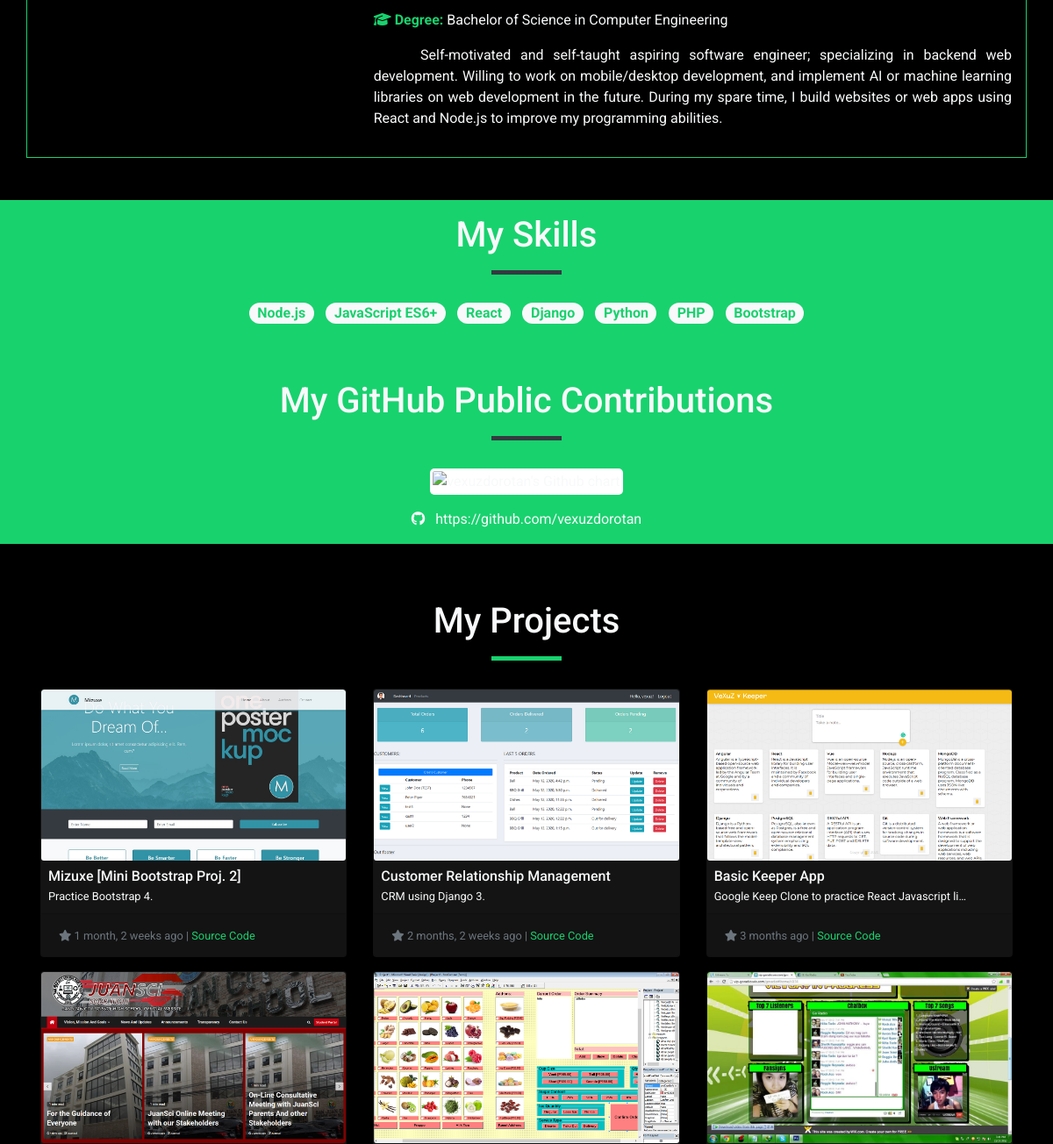
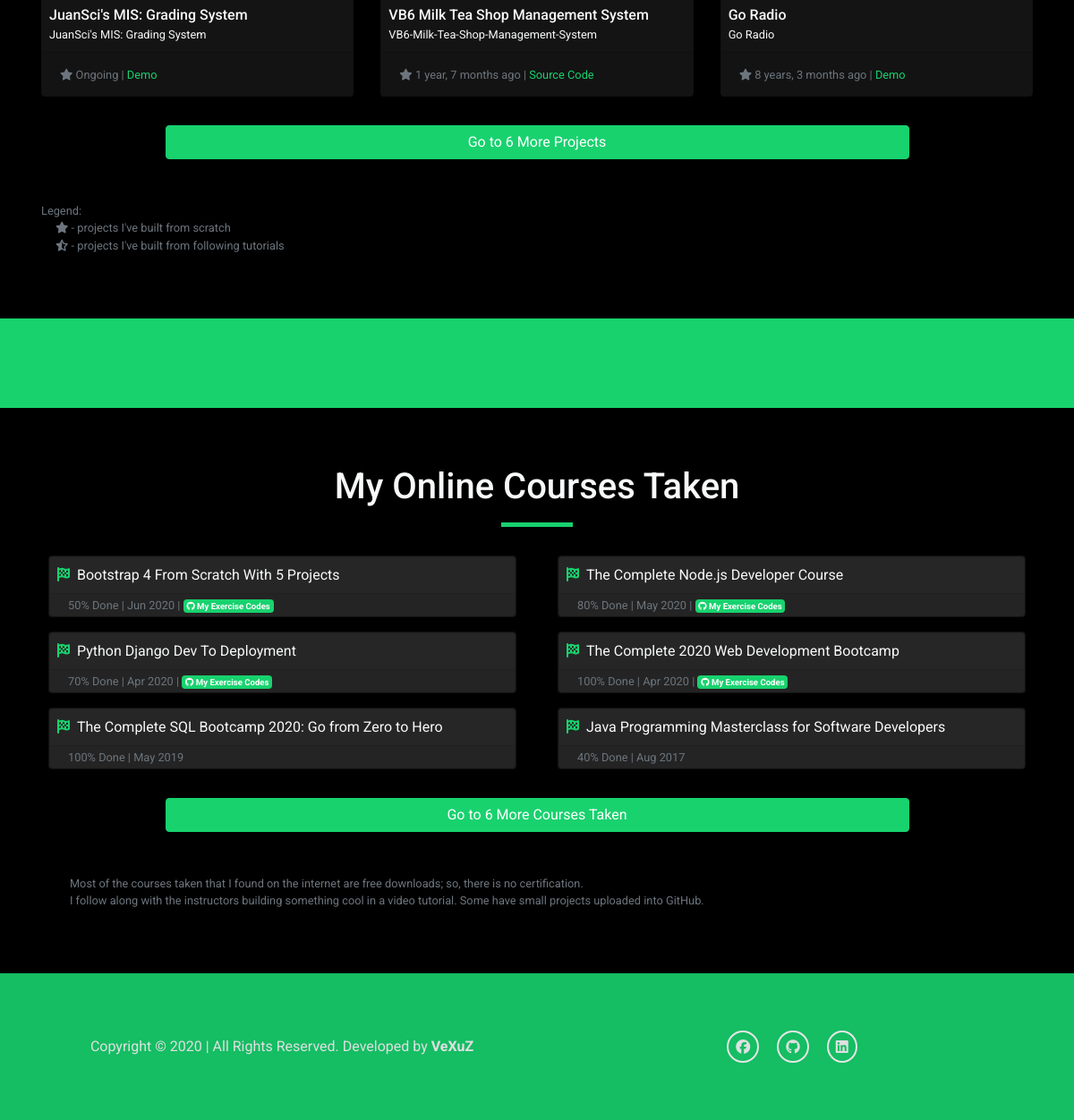
/ (lower part), run on an earlier commit of the app's database (2 pictures, top to bottom).
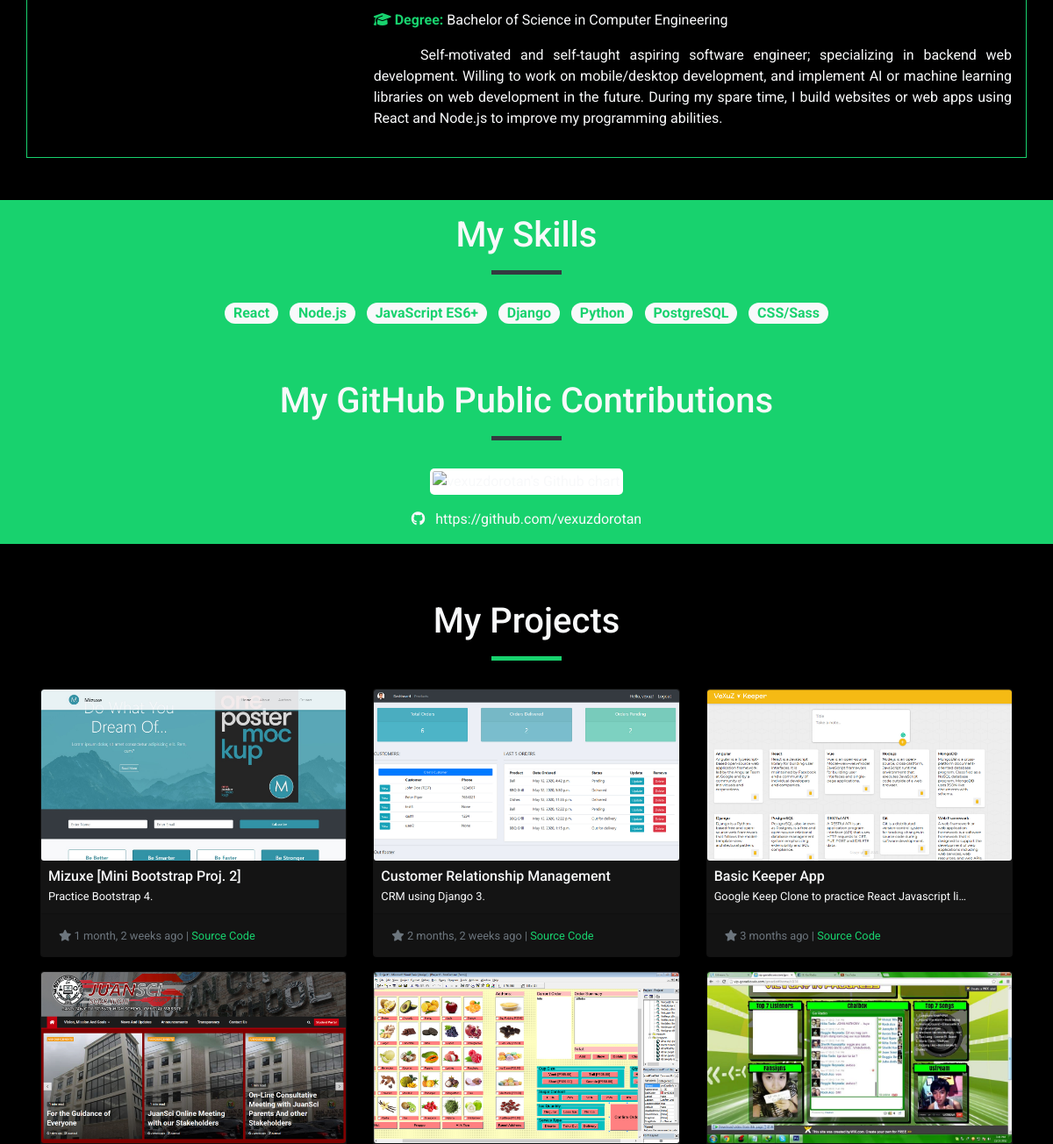
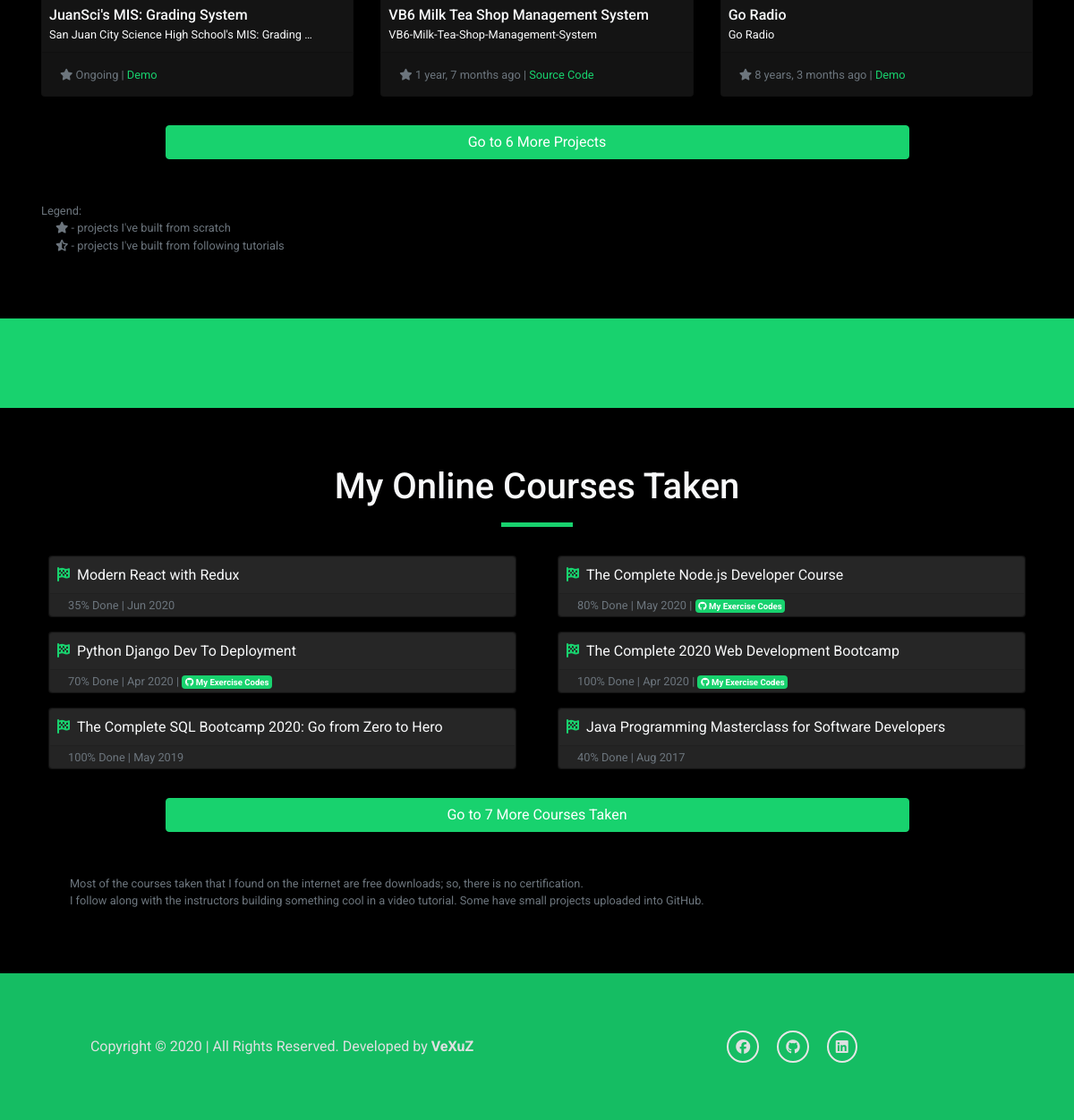
And on a later commit of the database (2 pictures, top to bottom).
### portfolio/models.py (models this page shows, shortened)
class Technology(models.Model):
    title = models.CharField(max_length=50)
    rank = models.IntegerField(blank=True)
    show = models.BooleanField(default=True)

class Portfolio(models.Model):
    title = models.CharField(max_length=50)
    description = models.TextField()
    photo = models.ImageField(upload_to='portfolio')
    github_link = models.URLField(blank=True)
    website_link = models.URLField(blank=True)
    date_added = models.DateField()
    ongoing = models.BooleanField(default=True)
    show = models.BooleanField(default=True)
    show_to_home = models.BooleanField(default=True)
    from_scratch = models.BooleanField(default=True)
    tags = models.ManyToManyField(Technology, blank=True)

### course/models.py (models this page shows, shortened)
class Course(models.Model):
    PLATFORM = (
        ('Udemy', 'Udemy'),
        ('YouTube', 'YouTube'),
    )
    title = models.CharField(max_length=100)
    description = models.CharField(max_length=255)
    instructor = models.CharField(max_length=50)
    category = models.CharField(max_length=50, choices=PLATFORM)
    link = models.URLField()
    image = models.URLField()
    show = models.BooleanField(default=True)
    show_to_home = models.BooleanField(default=True)
    date = models.DateField(auto_now_add=False)
    completed = models.IntegerField()
    code = models.URLField(blank=True)

### portfolio/views.py (the view)
# urls.py: path('', views.index, name='index')
def index(request):
    technologies = Technology.objects.order_by('-rank').filter(show=True)
    applications = Application.objects.order_by('-rank').filter(show=True)
    projects = Portfolio.objects.order_by(
        '-date_added').filter(show_to_home=True)
    projects_count = Portfolio.objects.count()
    projects_count_more = projects_count - 6
    paginator = Paginator(projects, 6)
    page_number = request.GET.get('page')
    page_obj = paginator.get_page(page_number)
    courses = Course.objects.all().order_by(
        '-date').filter(show_to_home=True)[:6]
    courses_count = Course.objects.count()
    courses_count_more = courses_count - 6
    return render(request, 'portfolio/index.html', {
        'technologies': technologies,
        'applications': applications,
        'projects': page_obj,
        'projects_count': projects_count,
        'projects_count_more': projects_count_more,
        'nav': request.resolver_match.url_name,
        'courses': courses,
        'courses_count': courses_count,
        'courses_count_more': courses_count_more,
    })

### templates/portfolio/index.html (shortened to what this page needs)
{% extends 'base.html' %}
{% block content %}
  {% include 'portfolio/about.html' %}
  {% include 'portfolio/parallax-a.html' %}
  {% include 'portfolio/projects.html' %}
  {% include 'portfolio/parallax-b.html' %}
  {% include 'portfolio/courses.html' %}
{% endblock %}

### templates/portfolio/parallax-a.html (shortened to what this page needs)
{% load static %}
    <section class="vex-parallax bg-primary my-5 p-3">
      <div class="container">
        <div class="tech-stack mb-5">
          <h1 class="text-center mb-3">My Skills</h1>
          <div class="vex-line vex-line-parallax bg-dark"></div>
          <div class="skill-grid">
            {% for tech in technologies %}
              <span class="badge badge-pill badge-light text-primary">{{ tech.title }}</span>
            {% endfor %}
          </div>
        </div>
        <div class="github-contrib">
          <h1 class="text-center mb-3">My GitHub Public Contributions</h1>
          <div class="vex-line vex-line-parallax bg-dark"></div>
          <div class="row align-items-center justify-content-center text-center">
            <div class="col">
              <img src="https://ghchart.rshah.org/vexuzdorotan" alt="vexuzdorotan's Github chart" style="width: 100%;" />
              <div class="mt-3">
                <a
                  href="https://github.com/vexuzdorotan"
                  target="blank"
                  class="fab fa-github mr-2 text-light"
                  aria-hidden="true"
                  ></a>
                <a href="https://github.com/vexuzdorotan" target="blank" class="text-light mt-3">https://github.com/vexuzdorotan</a>
              </div>
            </div>
          </div>
        </div>
      </div>
    </section>

### templates/portfolio/projects.html (shortened to what this page needs)
{% load static %}
    <section id="project" class="project">
      <div class="container mt-5 p-3 vex-container-black">
        <h1 class="text-center mb-3">My Projects</h1>
        <div class="vex-line bg-primary"></div>
        <div class="row row-cols-1 row-cols-md-2 row-cols-lg-3">
          {% for project in projects %}
          <div class="col mb-3">
            <div class="card text-dark">
              <div class="card-img">
              <img
                src="{{ project.photo.url }}"
                class="card-img-top"
                alt="..."
              />
              </div>
              <div class="card-body">
                <h6 class="card-title">{{ project.title|truncatechars:40 }}</h6>
                <small class="card-text">{{ project.description|truncatechars:50 }}</small>
              </div>
              <div class="card-footer">
                <small class="text-muted">
                  {% if project.from_scratch %}
                    <i class="fas fa-star"></i>
                  {% else %}
                    <i class="fas fa-star-half-alt"></i>
                  {% endif %}
                  {% if project.ongoing %}
                  <span>Ongoing</span>
                  {% else %}
                  <span>{{ project.date_added|timesince }} ago</span>
                  {% endif %}
                  {% if project.website_link %}
                  | <span><a href="{{ project.website_link }}" target="blank">Demo</a></span>
                  {% endif %}
                  {% if project.github_link %}
                  | <span><a href="{{ project.github_link }}" target="blank">Source Code</a></span>
                  {% endif %}
                </small>
              </div>
            </div>
          </div>
          {% endfor %}
        </div>
        {% url 'portfolio:index' as index %}
        {% if request.path == index %}
        <a
          href="{% url 'portfolio:projects' %}"
          class="btn btn-primary btn-md btn-block w-75 mx-auto mt-3 mb-5"
          role="button"
          aria-pressed="true"
        >
          Go to {{ projects_count_more }} More Project{{ projects_count_more|pluralize }}
        </a>
        {% endif %}
        <div class="d-flex flex-column text-muted mb-2">
          <small>Legend: </small>
          <small class="ml-3"><i class="fas fa-star"></i> - projects I've built from scratch</small>
          <small class="ml-3"><i class="fas fa-star-half-alt"></i> - projects I've built from following tutorials</small>
        </div>
      </div>
    </section>

### templates/portfolio/courses.html (shortened to what this page needs)
{% load static %}
    <section id="course" class="course">
      <div class="container my-5 p-3 vex-container-black">
        <h1 class="text-center mb-3">My Online Courses Taken</h1>
        <div class="vex-line bg-primary"></div>
        <div class="row row-cols-1 row-cols-lg-2">
          {% for course in courses %}
          <div class="col mb-3">
            <div class="card mx-2">
              <div class="row">
                <div class="col">
                  <div class="card text-dark">
                    <div class="card-body">
                      <p class="card-title">
                        <i class="fas fa-flag-checkered mr-2 text-primary"></i>{{ course.title }}
                      </p>
                    </div>
                    <div class="card-footer py-0">
                      <small class="card-text text-muted">
                        {{ course.completed }}% Done | {{ course.date|date:'M Y' }}
                        {% if course.code %}
                        | <span class="mb-2">
                          <a href="{{ course.code }}" target="blank" class="badge badge-primary">
                          <i class="fab fa-github"></i> My Exercise Codes</a>
                          {% endif %}
                        </span>
                      </small>
                    </div>
                  </div>
                </div>
              </div>
            </div>
          </div>
          {% endfor %}
        </div>
        {% url 'portfolio:index' as index %}
        {% if request.path == index %}
        <a
          href="{% url 'course:index' %}"
          class="btn btn-primary btn-md btn-block w-75 mx-auto mt-3 mb-5"
          role="button"
          aria-pressed="true"
        >
          Go to {{ courses_count_more }} More Course{{ courses_count_more|pluralize }} Taken
        </a>
        {% endif %}
        <div class="d-flex flex-column text-muted mb-2">
          <small class="text-justify">&emsp; &emsp; Most of the courses taken that I found on the internet are free downloads; so, there is no certification.</small>
          <small class="text-justify">&emsp; &emsp; I follow along with the instructors building something cool in a video tutorial. Some have small projects uploaded into GitHub.</small>
        </div>
      </div>
    </section>

What changed in the data, as far as the page shows it:
no longer on this page (row edited): Technology: title "PHP"
no longer on this page (row edited): Technology: title "Bootstrap"
no longer on this page (row edited): Course: title "Bootstrap 4 From Scratch With 5 Projects", completed "50", date "Jun 2020"
changed Technology "React": moves up the list
added Technology: title "PostgreSQL"
now on this page (row edited): Technology: title "CSS/Sass"
changed Portfolio "JuanSci's MIS: Grading System": description "JuanSci's MIS: Grading System" → "San Juan City Science High School's MIS: Grading …"
added Course: title "Modern React with Redux", completed "35", date "Jun 2020"
Also different on the page:
{{ courses_count_more }}: "6" → "7"
